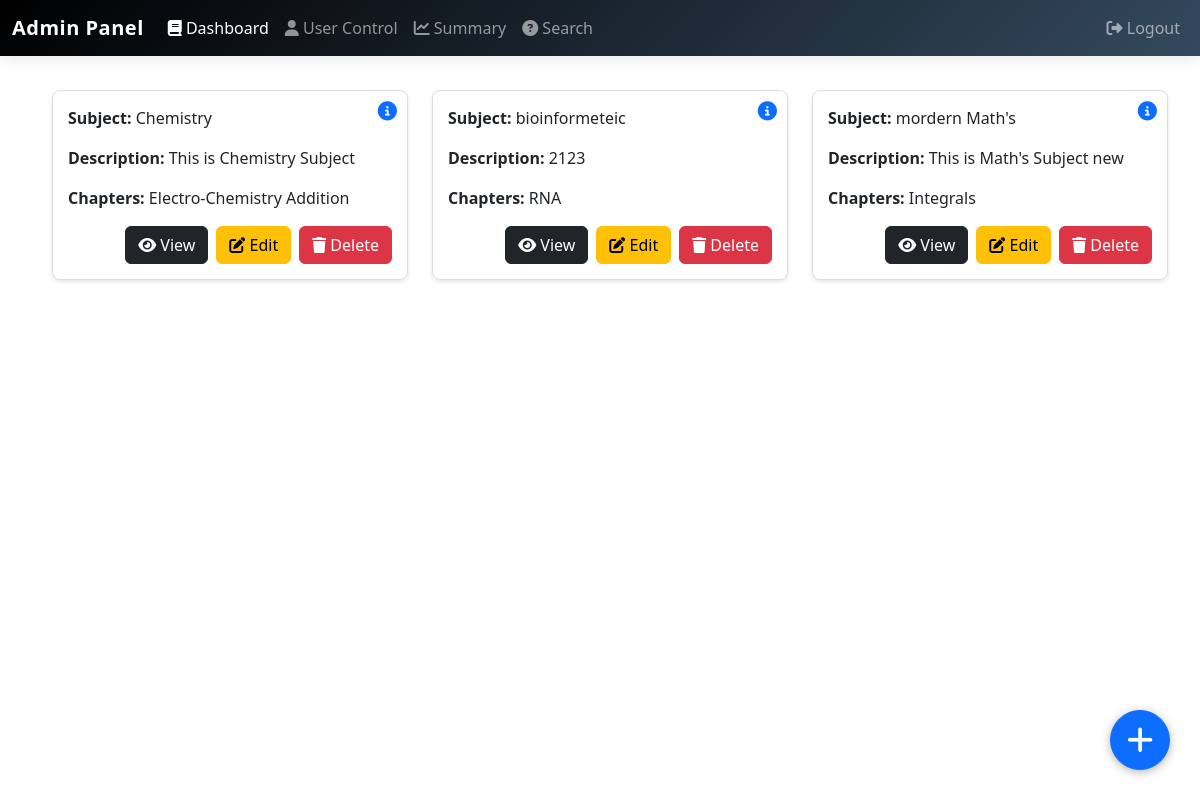
Before: /admin_dashboard with the older database file.
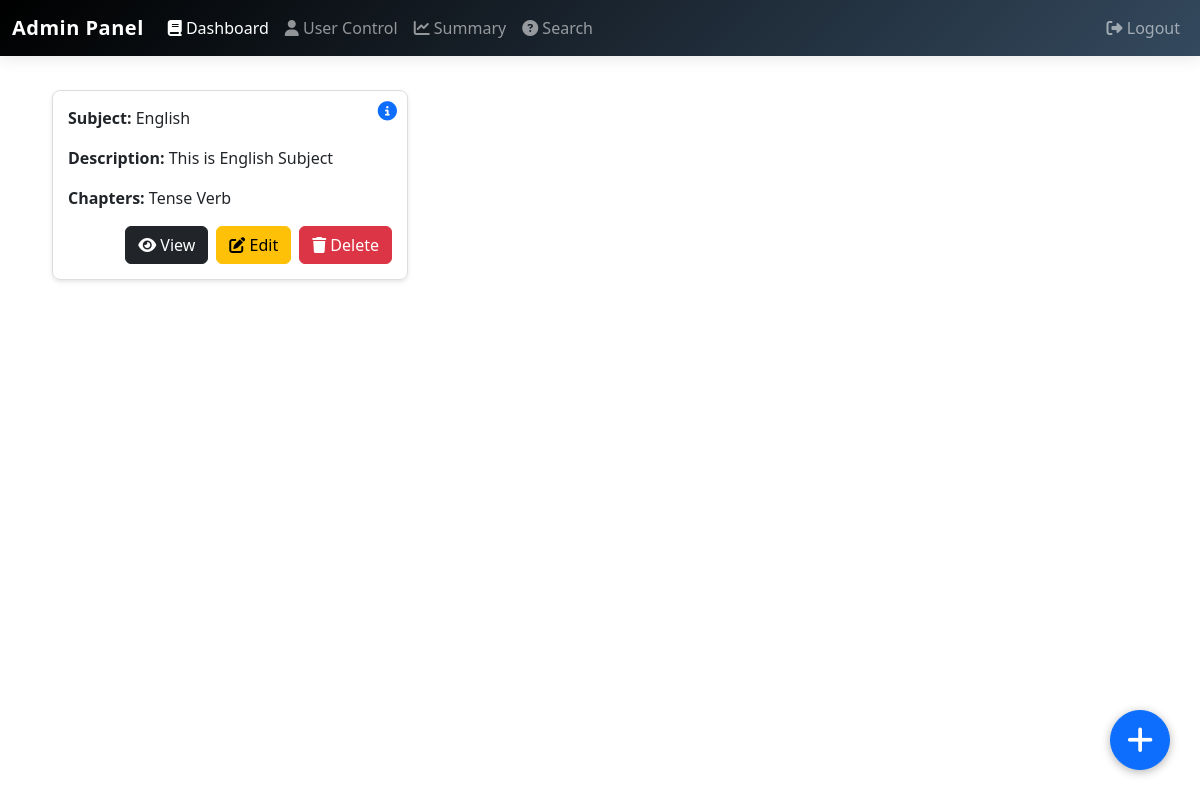
After: the same page with the newer database file.
### models/model.py (models this page shows)
class Subject(db.Model):
    uuid = db.Column(db.String(12), unique=True, nullable=False, primary_key=True)
    name = db.Column(db.String(100), nullable=False)
    description = db.Column(db.Text, nullable=False)
    created_at = db.Column(db.DateTime, default=datetime.utcnow)
    chapters = db.relationship('Chapter', backref='subject')

class Chapter(db.Model):
    uuid = db.Column(db.String(12), unique=True, nullable=False, primary_key=True)
    name = db.Column(db.String(100), nullable=False)
    description = db.Column(db.Text)
    subject_uuid = db.Column(db.String(12), db.ForeignKey('subject.uuid'), nullable=False)
    created_at = db.Column(db.DateTime, default=datetime.utcnow)

### app.py (the view)
@app.route('/admin_dashboard')
def admin_dashboard():
    info = admin_dashboard_view()
    return render_template('admin_dashboard.html', subjects_info=info )

### controllers/admin/read.py (called while the page is built)
def admin_dashboard_view():
    subjects_info = Subject.query.with_entities(Subject.name, Subject.description, Subject.uuid).all()
    chapters_info = Chapter.query.with_entities(Chapter.name, Chapter.subject_uuid).all()
    result = []
    for subject in subjects_info:
        subject_data = [subject.uuid, subject.name, subject.description, []]
        for chapter in chapters_info:
            if chapter.subject_uuid == subject.uuid:
                subject_data[3].append(chapter.name)
        result.append(subject_data)
    return result

### templates/admin_dashboard.html (shortened to what this page needs)
<!DOCTYPE html>
<html lang="en">
<head>
    <link href="https://cdn.jsdelivr.net/npm/bootstrap@5.3.0/dist/css/bootstrap.min.css" rel="stylesheet">
    <link rel="stylesheet" href="https://cdnjs.cloudflare.com/ajax/libs/font-awesome/6.4.0/css/all.min.css">
</head>
<body>
    <nav class="navbar navbar-expand-lg navbar-dark bg-dark">
        <div class="container-fluid">
            <a class="navbar-brand" href="#">Admin Panel</a>
            <div class="collapse navbar-collapse" id="navbarNav">
                <ul class="navbar-nav">
                    <li class="nav-item">
                        <a class="nav-link active" href="{{url_for('admin_dashboard')}}"><i class="fas fa-book"></i> Dashboard</a>
                    </li>
                    <li class="nav-item">
                        <a class="nav-link" href="{{url_for('user_control')}}"><i class="fas fa-user"></i> User Control</a>
                    </li>
                    <li class="nav-item">
                        <a class="nav-link" href="{{url_for('admin_summary')}}"><i class="fas fa-chart-line"></i> Summary</a>
                    </li>
                    <li class="nav-item">
                        <a class="nav-link" href="{{url_for('admin_search')}}"><i class="fas fa-question-circle"></i> Search</a>
                    </li>
                </ul>
                <ul class="navbar-nav ms-auto">
                    <li class="nav-item">
                        <a class="nav-link" href="{{url_for('home')}}"><i class="fas fa-sign-out-alt"></i> Logout</a>
                    </li>
                </ul>
            </div>
        </div>
    </nav>
    <div class="container mt-4">
        <div class="row">
            {% for subject in subjects_info %}
            <div class="col-md-4">
                <div class="subject-card">
                    <i class="fas fa-info-circle info-btn" title="You can View, Edit or Delete the Subject"></i>
                    <p style="overflow: hidden !important; white-space: nowrap; text-overflow: ellipsis;"><strong >Subject: </strong>{{ subject[1] }}</p>
                    <p style="white-space: nowrap; text-overflow: ellipsis;"> <strong>Description: </strong>{{ subject[2] }}</p>
                    <p class="chapter-list-container" style="overflow: hidden; white-space: nowrap; text-overflow: ellipsis;" title=""><strong>Chapters:</strong>
                            {% for chapter in subject[3] %}
                            {{ chapter }}
                            {% endfor %}
                    </p>
                    <div class="d-flex justify-content-end">
                        <a href="{{ url_for('view_subject', subject_id=subject[0], subject_name=subject[1]) }}" class="btn btn-dark me-2"><i class="fas fa-eye"></i> View</a>
                        <a class="btn btn-warning me-2" data-bs-toggle="modal" data-bs-target="#edit-{{subject[0]}}"><i class="fas fa-edit"></i> Edit</a>
                        <a class="btn btn-danger" href="{{url_for('del_subject', subject_id=subject[0])}}"><i class="fas fa-trash"></i> Delete</a>
                    </div>
                </div>
            </div>
            {% endfor %}
        </div>
    </div>
    <a class="btn btn-primary add-subject-btn" href="{{ url_for('create_subject')}}">
        <i class="fas fa-plus" title="Add Subject"></i>
    </a>
</body>
</html>

### templates/admin_dashboard.html (style rules this page uses)
.subject-card { border: 1px solid #ddd; padding: 15px; margin: 10px; border-radius: 8px; box-shadow: 0 2px 4px rgba(0, 0, 0, 0.1); position: relative; width: 100%; overflow: hidden; }
.navbar { background: linear-gradient(135deg, black, #34495e); box-shadow: 0 2px 15px rgba(0, 0, 0, 0.1); }
.navbar-brand { font-weight: 600; letter-spacing: 0.5px; }
.add-subject-btn { width: 60px; height: 60px; border-radius: 50%; font-size: 30px; position: fixed; bottom: 30px; right: 30px; box-shadow: 0 2px 10px rgba(0, 0, 0, 0.3); }
.info-btn { position: absolute; top: 10px; right: 10px; color: #0d6efd; background: none; border: none; font-size: 1.2rem; cursor: help; }

Changed rows visible on the page:
removed Subject: name "Chemistry", description "This is Chemistry Subject"
removed Chapter: name "Electro-Chemistry", shown under "Chemistry"
removed Chapter: name "Addition", shown under "Chemistry"
removed Subject: name "bioinformeteic", description "2123"
removed Chapter: name "RNA", shown under "bioinformeteic"
removed Subject: name "mordern Math's", description "This is Math's Subject new"
removed Chapter: name "Integrals", shown under "mordern Math's"
added Subject: name "English", description "This is English Subject"
added Chapter: name "Tense", shown under "English"
added Chapter: name "Verb", shown under "English"
